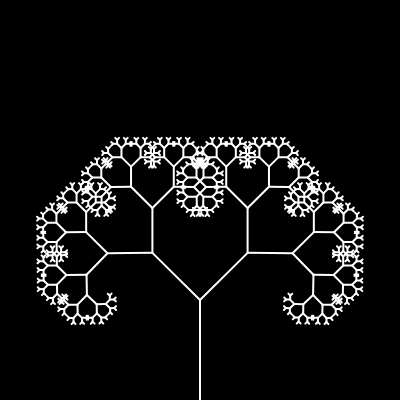
Frame 1 (no input)
Frame 60 (no input): identical to frame 1, image omitted
Frame 120 (the mouse pressed at the canvas centre since frame 60): identical to frame 1, image omitted

The p5.js sketch that drew this single still picture (run headless with seeded random() and noise() and a simulated clock; from frame 60 on, the mouse is pressed at the canvas centre):

// p5.js sketch
// ── sketch.js

let angle = 0;
let slider;

function setup() {
  createCanvas(400, 400);
  slider = createSlider(0, TWO_PI, PI / 4, 0.01);
}

function draw() {
  background(0);
  angle = slider.value();
  stroke(255);
  strokeWeight(2);
  translate(width * 0.5, height);
  branch(100);
}

function branch(len) {
  line(0, 0, 0, -len);
  translate(0, -len);
  if (len > 4) {
    push();
    rotate(angle);
    branch(len * 0.67);
    pop();
    push();
    rotate(-angle);
    branch(len * 0.67);
    pop();
  }
}
